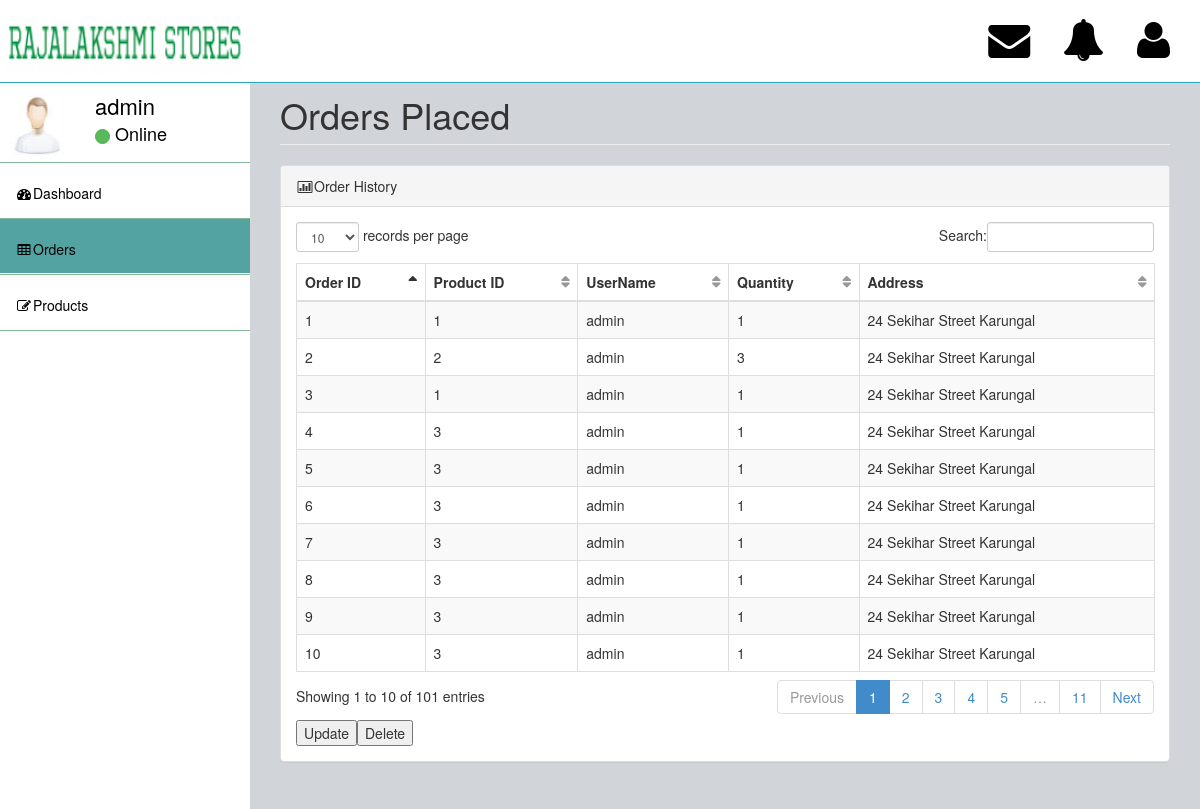
The app's page /admin/orders.php (signed in) with its own data.
### tables this page shows
CREATE TABLE IF NOT EXISTS `orders` (
  `ord_id` int(11) NOT NULL AUTO_INCREMENT,
  `p_name` varchar(30) DEFAULT NULL,
  `usrname` varchar(30) DEFAULT NULL,
  `qty` int(11) DEFAULT NULL,
  `amount` int(11) DEFAULT NULL,
  `address` varchar(30) DEFAULT NULL,
  PRIMARY KEY (`ord_id`)
);

### admin/orders.php (the view, shortened to what this page needs)
<!DOCTYPE html>
<html>
<head>
    <link href="assets/plugins/bootstrap/bootstrap.css" rel="stylesheet" />
    <link href="assets/font-awesome/css/font-awesome.css" rel="stylesheet" />
    <link href="assets/plugins/pace/pace-theme-big-counter.css" rel="stylesheet" />
  <link href="assets/css/style.css" rel="stylesheet" />
      <link href="assets/css/main-style.css" rel="stylesheet" />
    <link href="assets/plugins/dataTables/dataTables.bootstrap.css" rel="stylesheet" />
</head>
<body>
    <div id="wrapper">
        <nav class="navbar navbar-default navbar-fixed-top" role="navigation" id="navbar">
            <div class="navbar-header">
                <a class="navbar-brand" href="index.php">
                    <img src="assets/img/logo.jpg" alt="" />
                </a>
            </div>
            <ul class="nav navbar-top-links navbar-right">
                <li class="dropdown">
                    <a class="dropdown-toggle" data-toggle="dropdown" href="#">                        <i class="fa fa-envelope fa-3x noti-bar"></i>
                    </a>
                </li>
                <li class="dropdown">
                    <a class="dropdown-toggle" data-toggle="dropdown" href="#">
                        <span class="top-label label label-warning"></span>  <i class="fa fa-bell fa-3x noti-bar"></i>
                    </a>
                </li>
                <li class="dropdown">
                    <a class="dropdown-toggle" data-toggle="dropdown" href="#">
                        <i class="fa fa-user fa-3x noti-bar"></i>
                    </a>
                </li>
            </ul>
        </nav>
        <nav class="navbar-default navbar-static-side" role="navigation">
            <div class="sidebar-collapse">
                <ul class="nav" id="side-menu">
                    <li>
                        <div class="user-section">
                            <div class="user-section-inner">
                                <img src="assets/img/user.jpg" alt="">
                            </div>
                            <div class="user-info">
                                <div><?php echo $_SESSION['name'];?></div>
                                <div class="user-text-online">
                                    <span class="user-circle-online btn btn-success btn-circle "></span>&nbsp;Online
                                </div>
                            </div>
                        </div>
                    </li>
                    <li> <a href="index.php"><em class="fa fa-dashboard fa-fw text-black"></em><span class="text-black">Dashboard</span></a> </li>
                    <li class="selected">
                        <a href="orders.php"><i class="fa fa-table fa-fw text-black"></i><span class="text-black">Orders</span></a>
                    </li>
                    <li>
                        <a href="products.php"><i class="fa fa-edit fa-fw text-black"></i><span class="text-black">Products</span></a>
                    </li>
                </ul>
            </div>
        </nav>
        <div id="page-wrapper">
            <div class="row">
                <div class="col-lg-12">
                  <h1 class="page-header">Orders Placed</h1>
                </div>
            </div>
            <div class="row">
                <div class="col-lg-12">
                    <div class="panel panel-default">
                        <div class="panel-heading"> <i class="fa fa-bar-chart-o fa-fw"></i>Order History
                            </div>
                        <div class="panel-body">
                            <div class="table-responsive">
                                <table class="table table-striped table-bordered table-hover" id="ordersTables">
                                    <thead>
                                        <tr>
                                            <th>Order ID</th>
                                            <th>Product ID</th>
                                            <th>UserName</th>
                                            <th>Quantity</th>
                                            <th>Address</th>
                                        </tr>
                                    </thead>
                                    <tbody>
                                        <?php
                                           $select = mysql_query("select * from orders;");
                                           while($row = mysql_fetch_assoc($select))
                                           {
                                             ?>
                                             <tr class="odd gradeX">
                                                <td><?php echo $row['ord_id'];?></td>
                                                <td><?php echo $row['p_name'];?></td>
                                                <td><?php echo $row['usrname'];?></td>
                                                <td class="center"><?php echo $row['qty'];?></td>
                                                <td class="center"><?php echo $row['address'];?></td>
                                             </tr>
                                           <?php
                                           }
                                        ?>
                                    </tbody>
                                </table>
                                <form action="editOrder.php" method="post" style="float: left;">
                                        <button type="submit" value="Update" id="updButton">Update</button>
                                </form>
                                <form action="deleteOrder.php" method="post" style="float: left;">
                                        <button type="submit" value="Delete" id="updButton">Delete</button>
                                </form>
                            </div>
                        </div>
                    </div>
                </div>
            </div>
        </div>
    </div>
</body>
</html>

### admin/assets/css/style.css (style rules this page uses)
body { background-color: #f8f8f8; }
#wrapper { width: 100%; margin-top: 55px!important; background-color:#FFFFFF; }
#page-wrapper { padding: 0 15px; min-height: 568px; background-color:rgb(209, 212, 216); }
.navbar-static-side ul li { border-bottom:1px solid #84B899 !important; }
.navbar-top-links li { display: inline-block; }
.navbar-top-links li:last-child { margin-right: 15px; }
.navbar-top-links li a { padding: 20px; min-height: 50px; }
@media (min-width:768px) { .navbar-static-side { z-index: 1; position: absolute; width: 250px; } }
table.dataTable thead .sorting, table.dataTable thead .sorting_asc:after, table.dataTable thead .sorting_desc, table.dataTable thead .sorting_asc_disabled, table.dataTable thead .sorting_desc_disabled { background: transparent; }
table.dataTable thead .sorting_asc:after { content: "\f0de"; float: right; font-family: fontawesome; }
table.dataTable thead .sorting:after { content: "\f0dc"; float: right; font-family: fontawesome; color: rgba(50,50,50,.5); }
.btn-circle { width: 30px; height: 30px; padding: 6px 0; border-radius: 15px; text-align: center; font-size: 12px; line-height: 1.428571429; }

### admin/assets/css/main-style.css (style rules this page uses)
.user-section-inner { height: 65px; width: 65px; -moz-border-radius: 3px; -webkit-border-radius: 3px; border-radius: 3px; overflow: hidden; display: inline-block; float: left; margin-right: 15px; margin-top: 20px; }
.user-section-inner img { margin-left:10px; width:55px; height:60px; }
.user-info { display: block; color:#000!important; display: inline-block; padding: 15px; margin-bottom: 0px }
.user-text-online { font-size:18px; color:#000000; }
.text-black { color:#000000; }
.user-circle-online { width: 15px!important; height: 15px!important; }
.navbar-top-links > li > a { color: #FFFFFF; }
.nav > li > a { padding: 20px 15px; }
#side-menu { background-color:#FFFFFF; }
#side-menu a { color:#fff; border-bottom: 1px solid #FFFFFF !important; height: 55px; }
.selected { background-color:rgb(83, 163, 163); }
#navbar { background-color:rgb(255, 255, 255); }
.navbar-brand { padding-left:5px; margin-top:-10px; }
.navbar-brand img { height:75px; width:240px; }
.navbar-default { border-color: #27A6BE; }
@media (min-width:768px) { #page-wrapper { position: inherit; margin: 0 0 0 250px; padding: 0 30px; min-height: 1000px; } }
.noti-bar { color:black; }

### records on screen
orders: ord_id "1", p_name "1", usrname "admin", qty "1", address "24 Sekihar Street Karungal"
orders: ord_id "2", p_name "2", usrname "admin", qty "3", address "24 Sekihar Street Karungal"
orders: ord_id "3", p_name "1", usrname "admin", qty "1", address "24 Sekihar Street Karungal"
orders: ord_id "4", p_name "3", usrname "admin", qty "1", address "24 Sekihar Street Karungal"
orders: ord_id "5", p_name "3", usrname "admin", qty "1", address "24 Sekihar Street Karungal"
orders: ord_id "6", p_name "3", usrname "admin", qty "1", address "24 Sekihar Street Karungal"
orders: ord_id "7", p_name "3", usrname "admin", qty "1", address "24 Sekihar Street Karungal"
orders: ord_id "8", p_name "3", usrname "admin", qty "1", address "24 Sekihar Street Karungal"
orders: ord_id "9", p_name "3", usrname "admin", qty "1", address "24 Sekihar Street Karungal"
orders: ord_id "10", p_name "3", usrname "admin", qty "1", address "24 Sekihar Street Karungal"

### other values on screen
$_SESSION['name'] "admin"
